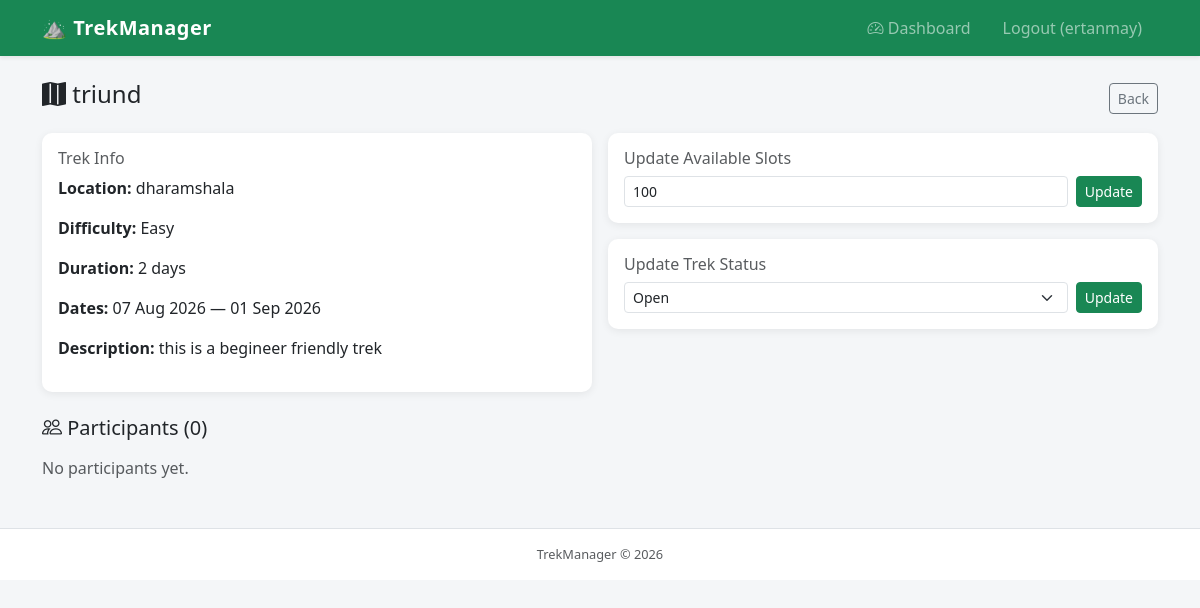
The page /staff/treks/1 (signed in) on the database its author committed.
### models.py (models this page shows, shortened)
class User(UserMixin, db.Model):
    id = db.Column(db.Integer, primary_key=True)
    username = db.Column(db.String(80), unique=True, nullable=False)
    email = db.Column(db.String(120), unique=True, nullable=False)
    password_hash = db.Column(db.String(200), nullable=False)
    role = db.Column(db.String(20), nullable=False, default='user')  # admin, staff, user
    is_blacklisted = db.Column(db.Boolean, default=False)
    created_at = db.Column(db.DateTime, default=datetime.utcnow)
    bookings = db.relationship('Booking', backref='user', lazy=True)
    staff_profile = db.relationship('StaffProfile', backref='user', uselist=False)

class Trek(db.Model):
    id = db.Column(db.Integer, primary_key=True)
    name = db.Column(db.String(100), nullable=False)
    location = db.Column(db.String(100), nullable=False)
    difficulty = db.Column(db.String(20), nullable=False)  # Easy, Moderate, Hard
    duration = db.Column(db.Integer, nullable=False)  # in days
    total_slots = db.Column(db.Integer, nullable=False)
    available_slots = db.Column(db.Integer, nullable=False)
    status = db.Column(db.String(20), default='Pending')  # Pending, Open, Closed, Completed
    start_date = db.Column(db.Date, nullable=True)
    end_date = db.Column(db.Date, nullable=True)
    description = db.Column(db.Text, nullable=True)
    assigned_staff_id = db.Column(db.Integer, db.ForeignKey('user.id'), nullable=True)
    created_at = db.Column(db.DateTime, default=datetime.utcnow)
    assigned_staff = db.relationship('User', foreign_keys=[assigned_staff_id])
    bookings = db.relationship('Booking', backref='trek', lazy=True)

### routes.py (the view, shortened to what this page needs)
@main.route('/staff/treks/<int:id>', methods=['GET', 'POST'])
@staff_required
def staff_trek_detail(id):
    trek = db.get_or_404(Trek, id)
    if trek.assigned_staff_id != current_user.id:
        flash('You are not assigned to this trek.', 'danger')
        return redirect(url_for('main.staff_dashboard'))
    participants = Booking.query.filter_by(trek_id=id).filter(Booking.status != 'Cancelled').all()
    return render_template('staff/trek_detail.html', trek=trek, participants=participants)

### app.py (called while the page is built)
def create_app():
    app = Flask(__name__)
    app.config.from_object(Config)
    db.init_app(app)
    login_manager.init_app(app)
    with app.app_context():
        import models
        db.create_all()
        from create_admin import seed_admin
        seed_admin()
    @login_manager.user_loader
    def load_user(user_id):
        from models import User
        return db.session.get(User, int(user_id))
    from routes import main
    from api_routes import api
    app.register_blueprint(main)
    app.register_blueprint(api, url_prefix='/api')
    return app

### routes.py (called while the page is built)
def staff_required(f):
    @wraps(f)
    def decorated(*args, **kwargs):
        if not current_user.is_authenticated or current_user.role != 'staff':
            flash('Staff access required.', 'danger')
            return redirect(url_for('main.login'))
        if not current_user.staff_profile or not current_user.staff_profile.is_approved:
            flash('Your account is pending admin approval.', 'warning')
            return redirect(url_for('main.login'))
        return f(*args, **kwargs)
    return decorated

### templates/staff/trek_detail.html (shortened to what this page needs)
{% extends 'base.html' %}
{% block content %}
<div class="d-flex justify-content-between align-items-center mb-3">
    <h4><i class="bi bi-map-fill"></i> {{ trek.name }}</h4>
    <a href="{{ url_for('main.staff_dashboard') }}" class="btn btn-sm btn-outline-secondary">Back</a>
</div>
<div class="row g-3 mb-4">
    <div class="col-md-6">
        <div class="card p-3">
            <h6 class="text-muted">Trek Info</h6>
            <p><strong>Location:</strong> {{ trek.location }}</p>
            <p><strong>Difficulty:</strong> {{ trek.difficulty }}</p>
            <p><strong>Duration:</strong> {{ trek.duration }} days</p>
            <p><strong>Dates:</strong>
                {{ trek.start_date.strftime('%d %b %Y') if trek.start_date else 'N/A' }}
                {% if trek.end_date %} — {{ trek.end_date.strftime('%d %b %Y') }}{% endif %}
            </p>
            {% if trek.description %}
            <p><strong>Description:</strong> {{ trek.description }}</p>
            {% endif %}
        </div>
    </div>
    <div class="col-md-6">
        <div class="card p-3 mb-3">
            <h6 class="text-muted">Update Available Slots</h6>
            <form method="POST" class="d-flex gap-2">
                <input type="number" name="available_slots" class="form-control form-control-sm"
                       value="{{ trek.available_slots }}" min="0" max="{{ trek.total_slots }}">
                <button class="btn btn-sm btn-success">Update</button>
            </form>
        </div>
        <div class="card p-3">
            <h6 class="text-muted">Update Trek Status</h6>
            <form method="POST" class="d-flex gap-2">
                <select name="status" class="form-select form-select-sm">
                    {% for s in ['Open', 'Closed', 'Completed'] %}
                        <option value="{{ s }}" {% if trek.status == s %}selected{% endif %}>{{ s }}</option>
                    {% endfor %}
                </select>
                <button class="btn btn-sm btn-success">Update</button>
            </form>
        </div>
    </div>
</div>
<h5 class="mb-3"><i class="bi bi-people"></i> Participants ({{ participants | length }})</h5>
{% if participants %}
<div class="table-responsive">
<table class="table table-bordered table-hover bg-white align-middle">
    <thead class="table-success">
        <tr><th>#</th><th>Username</th><th>Email</th><th>Booked On</th><th>Status</th></tr>
    </thead>
    <tbody>
    {% for b in participants %}
    <tr>
        <td>{{ loop.index }}</td>
        <td>{{ b.user.username }}</td>
        <td>{{ b.user.email }}</td>
        <td>{{ b.booking_date.strftime('%d %b %Y') }}</td>
        <td>
            {% if b.status == 'Booked' %}<span class="badge bg-success">Booked</span>
            {% else %}<span class="badge bg-info">Completed</span>{% endif %}
        </td>
    </tr>
    {% endfor %}
    </tbody>
</table>
</div>
{% else %}
<p class="text-muted">No participants yet.</p>
{% endif %}
{% endblock %}

### templates/base.html (shortened to what this page needs)
<!DOCTYPE html>
<html lang="en">
<head>
    <link href="https://cdn.jsdelivr.net/npm/bootstrap@5.3.2/dist/css/bootstrap.min.css" rel="stylesheet">
    <link href="https://cdn.jsdelivr.net/npm/bootstrap-icons@1.11.3/font/bootstrap-icons.min.css" rel="stylesheet">
</head>
<body>
<nav class="navbar navbar-expand-lg navbar-dark bg-success shadow-sm">
    <div class="container">
        <a class="navbar-brand" href="#">&#9968; TrekManager</a>
        <div class="collapse navbar-collapse" id="navMenu">
            <ul class="navbar-nav ms-auto align-items-lg-center">
                {% if current_user.is_authenticated %}
                    {% if current_user.role == 'admin' %}
                        <li class="nav-item"><a class="nav-link" href="{{ url_for('main.admin_dashboard') }}"><i class="bi bi-speedometer2"></i> Dashboard</a></li>
                        <li class="nav-item"><a class="nav-link" href="{{ url_for('main.admin_treks') }}"><i class="bi bi-map"></i> Treks</a></li>
                        <li class="nav-item"><a class="nav-link" href="{{ url_for('main.admin_staff') }}"><i class="bi bi-people"></i> Staff</a></li>
                        <li class="nav-item"><a class="nav-link" href="{{ url_for('main.admin_users') }}"><i class="bi bi-person-lines-fill"></i> Users</a></li>
                        <li class="nav-item"><a class="nav-link" href="{{ url_for('main.admin_bookings') }}"><i class="bi bi-journal-check"></i> Bookings</a></li>
                        <li class="nav-item"><a class="nav-link" href="{{ url_for('main.admin_search') }}"><i class="bi bi-search"></i> Search</a></li>
                    {% elif current_user.role == 'staff' %}
                        <li class="nav-item"><a class="nav-link" href="{{ url_for('main.staff_dashboard') }}"><i class="bi bi-speedometer2"></i> Dashboard</a></li>
                    {% endif %}
                    <li class="nav-item ms-lg-2">
                        <a class="nav-link btn btn-outline-light btn-sm px-3" href="{{ url_for('main.logout') }}">
                            Logout <span class="d-none d-lg-inline">({{ current_user.username }})</span>
                        </a>
                    </li>
                {% else %}
                    <li class="nav-item"><a class="nav-link" href="{{ url_for('main.login') }}">Login</a></li>
                    <li class="nav-item"><a class="nav-link" href="{{ url_for('main.register') }}">Register</a></li>
                {% endif %}
            </ul>
        </div>
    </div>
</nav>
<div class="container mt-4 mb-5">
    {% block content %}{% endblock %}
</div>
<footer class="text-center text-muted py-3 border-top bg-white">
    TrekManager &copy; 2026
</footer>
</body>
</html>

### templates/base.html (style rules this page uses)
body { background-color: #f4f6f8; }
.navbar-brand { font-weight: 700; letter-spacing: .5px; }
.card { border: none; box-shadow: 0 2px 8px rgba(0,0,0,.07); border-radius: 10px; }
footer { font-size: .8rem; }

### rows shown on the page
User: username "ertanmay"
Trek: name "triund", location "dharamshala", difficulty "Easy", duration "2", start_date "07 Aug 2026", end_date "01 Sep 2026", description "this is a begineer friendly trek", available_slots "100", status "Open"

### other values the page prints
{{ participants | length }} "0"
